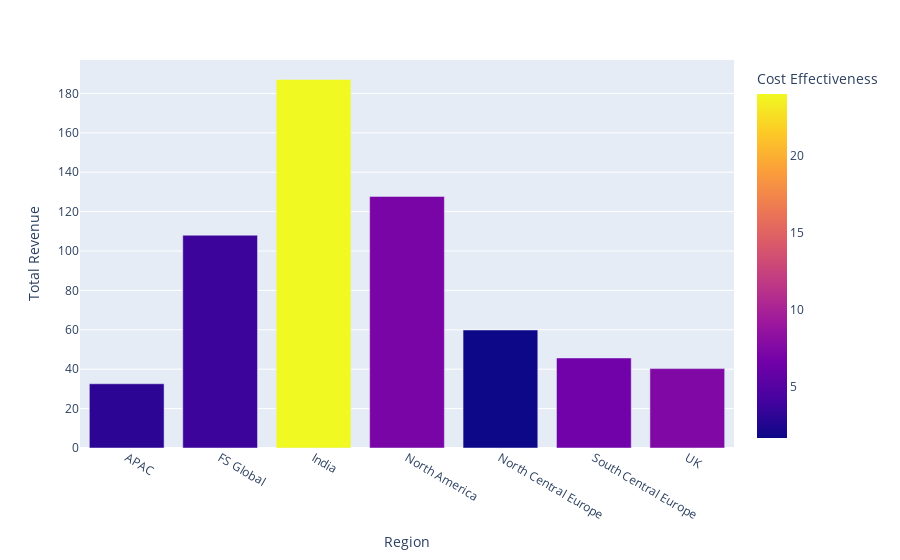

Notebook source saved alongside this figure:
### Code cell
figTR = px.bar(tr, x='Region', y='Total Revenue', color='Cost Effectiveness')
figTR.show()
#cost effectiveness
figTRh = figTR.write_html('G_COSTREG.html')

### Figure 1 — Plotly figure (JSON) as saved in the notebook; plotly's stock layout.template omitted (floating-point values rounded to 4 significant figures)
{"data": [{"alignmentgroup": "True", "hovertemplate": "Region=%{x}<br>Total Revenue=%{y}<br>Cost Effectiveness=%{marker.color}<extra></extra>", "legendgroup": "", "marker": {"color": [3.067, 3.704, 24.05, 7.048, 1.669, 6.565, 7.444], "coloraxis": "coloraxis"}, "name": "", "offsetgroup": "", "orientation": "v", "showlegend": false, "textposition": "auto", "type": "bar", "x": ["APAC", "FS Global", "India", "North America", "North Central Europe", "South Central Europe", "UK"], "xaxis": "x", "y": [32.6, 108, 187.1, 127.7, 59.9, 45.7, 40.3], "yaxis": "y"}], "layout": {"barmode": "relative", "coloraxis": {"colorbar": {"title": {"text": "Cost Effectiveness"}}, "colorscale": [[0, "#0d0887"], [0.1111, "#46039f"], [0.2222, "#7201a8"], [0.3333, "#9c179e"], [0.4444, "#bd3786"], [0.5556, "#d8576b"], [0.6667, "#ed7953"], [0.7778, "#fb9f3a"], [0.8889, "#fdca26"], [1, "#f0f921"]]}, "legend": {"tracegroupgap": 0}, "margin": {"t": 60}, "xaxis": {"anchor": "y", "domain": [0, 1], "title": {"text": "Region"}}, "yaxis": {"anchor": "x", "domain": [0, 1], "title": {"text": "Total Revenue"}}}}
